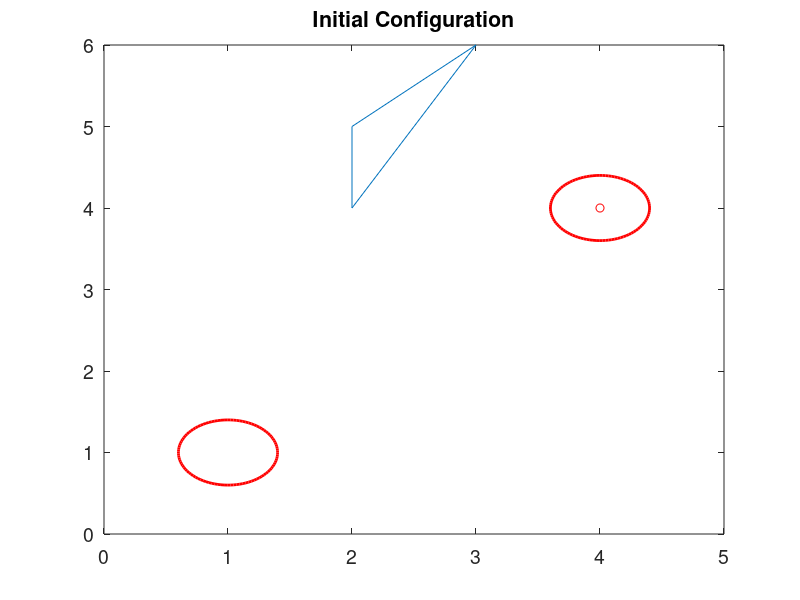

The MATLAB source for this figure: (Note: this script raises an error after producing the figure.)
clear all
close all

init_pos = [1; 1];
R = 0.4;
obs{1} = [2, 5; 3, 6; 2, 4];
% obs{2} = [6, 1; -3, 4; 0, 4];
% obs{3} = [6, 1; 6, 0; 12, 0; 12, 1];
% obs{1} = [1, 1; 1, 6; 2, 1];
% obs{2} = [3, 0; 6, -1; 7, 2; 3, 3; 2, 1.5];

goal_pos = [4;4];
%goal_pos = [-1; 3];

%Plot initial configuration
figure(3)
for i = 1:length(obs)
    obs_plot = [obs{i}; obs{i}(1,:)];
    plot(obs_plot(:,1),obs_plot(:,2))
    hold on
end
viscircles(transpose(init_pos),R)
viscircles(transpose(goal_pos),R)
scatter(goal_pos(1), goal_pos(2), 'r')
hold off
title('Initial Configuration')
set(gca,'FontSize',14)

%Initialize graph
G = digraph;
location_graph = zeros(2,1000);
connection_graph = zeros(3,1000);
G = addnode(G,1);
location_graph(:,1) = init_pos;
%Continually add new points to the graph and connect them to the closest
%exiting poinst in the graph
i = 1;
while true
    i = i + 1;
    %Sample points, and sample goal point with 10% probability
    if (rand <= 0.8)
        new_node = sample_points(location_graph(:,randi(i)), goal_pos,1,pi/6);
        if (checkCollision(transpose(new_node), 0.05, obs))
            i = i - 1;
            continue
        end
    else
        new_node = goal_pos;
    end
    
    %Check for the nearest node in the graph
    for j = 1:i-1
        [nearest_node, ~] = check_min_distance(location_graph(:,1:i-1), new_node);
    end
    
    %Place new node based on obstacles
    loc_init = location_graph(:,nearest_node);
    loc_fin = new_node;
    new_nod_loc = node_placement_collision(loc_init, loc_fin, obs,R);
    if (checkCollision(transpose(new_nod_loc), R, obs) == 1)
        i = i - 1;
        continue
    end
    
    min_distance = norm(new_nod_loc - loc_init);
    
    %Add new node and edge to the graph
    location_graph(:,i) = new_nod_loc;
    connection_graph(:,i) = [nearest_node, i, min_distance]; 
    G = addedge(G,nearest_node, i,min_distance);
    if (sum(new_nod_loc == goal_pos) == 2)
        'Goal Reached'
        iterations = i;
        break;
    end
end

%Plot searched paths

figure(1)
for i = 1:length(obs)
    obs_plot = [obs{i}; obs{i}(1,:)];
    plot(obs_plot(:,1),obs_plot(:,2))
    hold on
end
viscircles(transpose(init_pos),R)
viscircles(transpose(goal_pos),R)
scatter(goal_pos(1), goal_pos(2), 'r')
for i = 2:iterations
    line_pos = connection_graph(:,i);
    node1 = line_pos(1);
    node2 = line_pos(2);
    dist = line_pos(3);
    plot([location_graph(1,node1), location_graph(1,node2)], ...
        [location_graph(2,node1), location_graph(2,node2)]);
end 
hold off
title('Paths Explored under Sampling Algorithm')
set(gca,'FontSize',14)


%Search for path from initial node to final node
closed = [];
closed_index = 1;
visited = zeros(iterations,1);
visited(1) = 1;
open = [1; distances(G,1,iterations)];
ind = 1;
while (true)
    ind = ind + 1;
    [~,V_best_ind] = min(open(2,:));
    V_best = open(1,V_best_ind);
    if (V_best == 1)
        closed = [1;1];
    else
        closed = [closed, [V_best; predecessors(G,V_best)]];
    end
    open(:,V_best_ind) = [];
    if (V_best == iterations)
        closed
        'solution found'
        break;
    end
    nodes = successors(G,V_best);
    cost_local = Inf*zeros(length(nodes),1);
    for i = 1:length(nodes)
        if (visited(nodes(i)) == 0)
            visited(nodes(i)) = 1;
            open = [open, [nodes(i); distances(G,nodes(i),iterations)]];
        else
            if (distances(G,nodes(i),1) > distances(G,V_best,1) + ...
                    norm(location_graph(:,V_best) - location_graph(:,nodes(i))))
                I = find(closed(1,:)==nodes(i));
                closed(2,I) = V_best;
                G = addedge(G,V_best, nodes(i));
            end
        end
    end
end


%Plot searched paths
figure(2)
for i = 1:length(obs)
    obs_plot = [obs{i}; obs{i}(1,:)];
    plot(obs_plot(:,1),obs_plot(:,2))
    hold on
end

viscircles(transpose(init_pos),R)
viscircles(transpose(goal_pos),R)
scatter(goal_pos(1), goal_pos(2), 'r')
for i = 2:iterations
    line_pos = connection_graph(:,i);
    node1 = line_pos(1);
    node2 = line_pos(2);
    dist = line_pos(3);
%     plot([location_graph(1,node1), location_graph(1,node2)], ...
%         [location_graph(2,node1), location_graph(2,node2)]);
end 
loc = location_graph(:,closed(1,:));
plot(loc(1,:),loc(2,:),'k')
hold off
title('Chosen Path')


